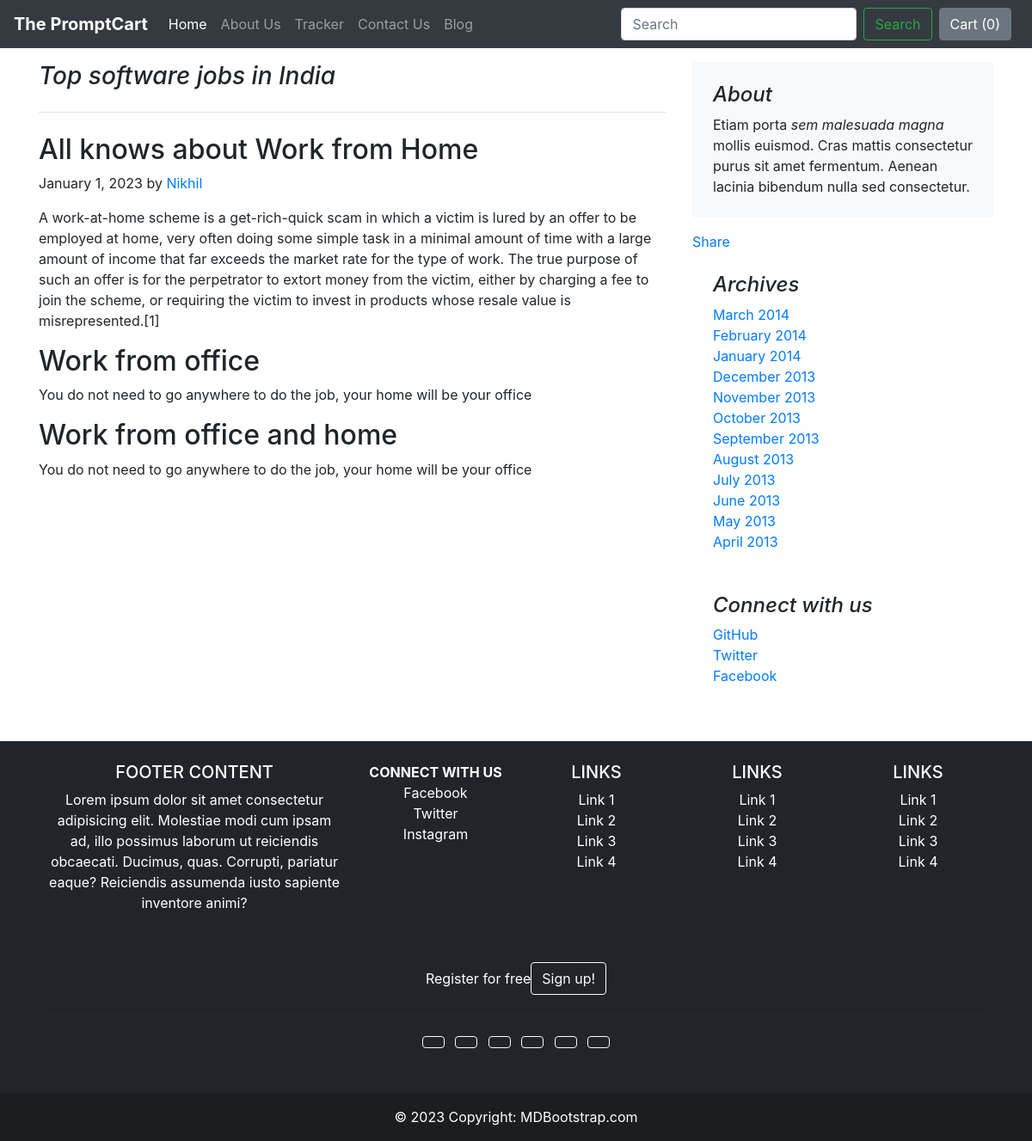
The page /blog/blogpost/1 on the database its author committed.
### blog/models.py (models this page shows)
class Blogpost(models.Model):
    post_id = models.AutoField(primary_key=True)
    title = models.CharField(max_length=200)
    head0 = models.CharField(max_length=500, default="")
    chead0 = models.CharField(max_length=5000, default="")
    head1 = models.CharField(max_length=500, default="")
    chead1 = models.CharField(max_length=5000, default="")
    head2 = models.CharField(max_length=500, default="")
    chead2 = models.CharField(max_length=5000, default="")
    pub_date = models.DateField()
    thumbnail = models.ImageField(upload_to='shop/images', default="")
    def __str__(self):
        return self.title

### blog/views.py (the view)
# urls.py: path("blogpost/<int:id>", views.blogpost, name="blogHome")
def blogpost(request, id):
    post = Blogpost.objects.filter(post_id = id)[0]
    print(post)
    return render(request, 'blog/blogpost.html',
                  {'post':post})

### blog/templates/blog/blogpost.html (shortened to what this page needs)
{% extends 'blog/basic.html' %}
{% block body %}
<div class="container mt-3">
  <div class="row">
    <div class="col-md-8 blog-main">
      <h3 class="pb-4 mb-4 font-italic border-bottom">
        {{post.title}}
      </h3>
      <div class="blog-post">
        <h2 class="blog-post-title">{{post.head0}}</h2>
        <p class="blog-post-meta">January 1, 2023 by <a href="#">Nikhil</a></p>
                <p>{{post.chead0}}</p>
                <h2>{{post.head1}}</h2>
                <p>{{post.chead1}}</p>
                <h2>{{post.head2}}</h2>
                <p>{{post.chead2}}</p>
            </div>
    </div>
    <aside class="col-md-4 blog-sidebar">
      <div class="p-4 mb-3 bg-light rounded">
        <h4 class="font-italic">About</h4>
        <p class="mb-0">Etiam porta <em>sem malesuada magna</em> mollis euismod. Cras mattis consectetur purus sit amet fermentum. Aenean lacinia bibendum nulla sed consectetur.</p>
      </div>
      <div class="fb-share-button" data-href="http://127.0.0.1:8000/blog/blogpost/3" data-layout="button" data-size="large"><a target="_blank" href="https://www.facebook.com/sharer/sharer.php?u=http%3A%2F%2F127.0.0.1%3A8000%2Fblog%2Fblogpost%2F3&amp;src=sdkpreparse" class="fb-xfbml-parse-ignore">Share</a></div>
      <div class="p-4">
        <h4 class="font-italic">Archives</h4>
        <ol class="list-unstyled mb-0">
          <li><a href="#">March 2014</a></li>
          <li><a href="#">February 2014</a></li>
          <li><a href="#">January 2014</a></li>
          <li><a href="#">December 2013</a></li>
          <li><a href="#">November 2013</a></li>
          <li><a href="#">October 2013</a></li>
          <li><a href="#">September 2013</a></li>
          <li><a href="#">August 2013</a></li>
          <li><a href="#">July 2013</a></li>
          <li><a href="#">June 2013</a></li>
          <li><a href="#">May 2013</a></li>
          <li><a href="#">April 2013</a></li>
        </ol>
      </div>
      <div class="p-4">
        <h4 class="font-italic">Connect with us</h4>
        <ol class="list-unstyled">
          <li><a href="#">GitHub</a></li>
          <li><a href="#">Twitter</a></li>
          <li><a href="#">Facebook</a></li>
        </ol>
      </div>
    </aside>
  </div>
</div>
{% endblock %}

### rows shown on the page
Blogpost: title "Top software jobs in India", head0 "All knows about Work from Home", chead0 "A work-at-home scheme is a get-rich-quick scam in which a victim is lured by an offer to be employed at home, very often doing some simple task in a minimal amount of time with a large amount of income that far exceeds the market rate for the type of work. The true purpose of such an offer is for the perpetrator to extort money from the victim, either by charging a fee to join the scheme, or requiring the victim to invest in products whose resale value is misrepresented.[1]", head1 "Work from office", chead1 "You do not need to go anywhere to do the job, your home will be your office", head2 "Work from office and home", chead2 "You do not need to go anywhere to do the job, your home will be your office"
